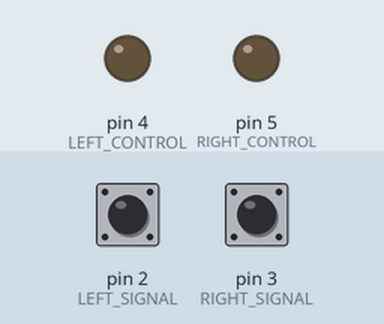
This sketch was run on a simulated Arduino Uno, built with avr-gcc and run on an emulated ATmega328P. Shown: output pins drawn as LEDs (lit = HIGH). Dashed ring = blinking. Inputs (shaded band) come from the test bench; at power-on: pin 2 (LEFT_SIGNAL) LOW, pin 3 (RIGHT_SIGNAL) LOW.

Above: at 1.2 s.
1.3 s: pin 2 (LEFT_SIGNAL) pulled HIGH for 1 s
At 2.8 s:
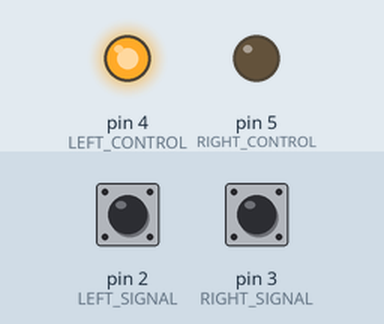
4.5 s: pin 3 (RIGHT_SIGNAL) pulled HIGH for 3.2 s
At 5.6 s:
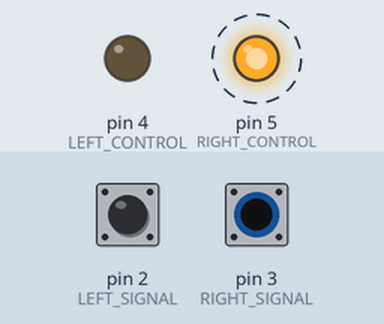
9.2 s: pin 2 (LEFT_SIGNAL) pulled HIGH for 3.2 s
At 10.3 s:
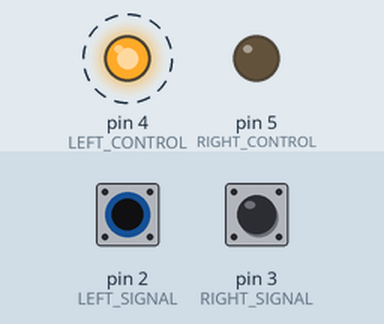
13.9 s: pin 2 (LEFT_SIGNAL) driven HIGH and pin 3 (RIGHT_SIGNAL) driven HIGH
At 14.8 s:
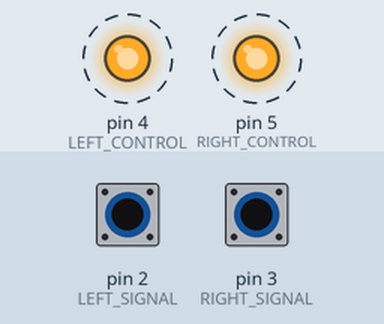
16.9 s: pin 2 (LEFT_SIGNAL) driven LOW
At 19.8 s:
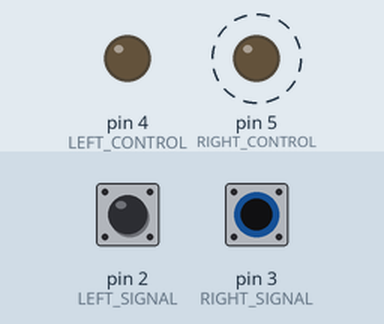
19.9 s: pin 3 (RIGHT_SIGNAL) driven LOW
At 20.8 s:
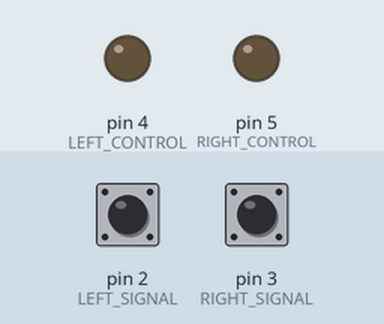
Timing chart, 0 to 22.4 s (numbered marks = the images above; inputs shaded):
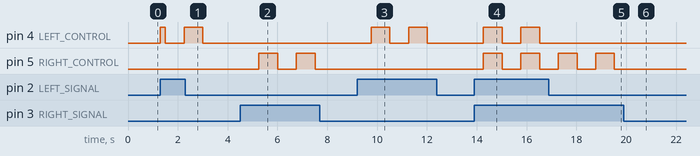

The sketch:

cart_signals.ino
```cpp
// Only two pins that allow interrupts across all arduino boards
#define LEFT_SIGNAL 2
#define RIGHT_SIGNAL 3

#define LEFT_CONTROL 4
#define RIGHT_CONTROL 5

#define DELAY_MS 750

// NECESSARY GLOBALS
// Define button states. 0 is open, 1 is closed (pressed)
int leftState = 0;
int rightState = 0;
int blinkState = 0; // State of blinker, are we blinking on (1)? or off (0)?
int lastState = 0; // (1 is left, 2 is right, 3 is both, 0 is off)

unsigned long lastMillis = 0;

void setup() {
  // put your setup code here, to run once:

  // Initialization routine
  pinMode(LEFT_SIGNAL, INPUT);
  pinMode(RIGHT_SIGNAL, INPUT);

  // Initialize button interrupt routines. Done this way because I wanted to learn how to use interrupts!
  // TODO: Implement button safeguards to avoid dual-activation mid-press!
  attachInterrupt(digitalPinToInterrupt(LEFT_SIGNAL), LEFT_ISR_RISING, CHANGE);
  attachInterrupt(digitalPinToInterrupt(RIGHT_SIGNAL), RIGHT_ISR_RISING, CHANGE);

  // attachInterrupt(digitalPinToInterrupt(LEFT_SIGNAL), LEFT_ISR_FALLING, FALLING);
  // attachInterrupt(digitalPinToInterrupt(RIGHT_SIGNAL), RIGHT_ISR_FALLING, FALLING);

  pinMode(LEFT_CONTROL, OUTPUT);
  pinMode(RIGHT_CONTROL, OUTPUT);

}

void loop() {
  unsigned long now = millis();
  if (now - lastMillis > DELAY_MS) {
    lastMillis = now;
    blinkState = !blinkState;
  }
  if (leftState && blinkState) {
    left_on();
  }
  if (rightState && blinkState) {
    right_on();
  }
  if (!blinkState) {
    both_off();
  }
}

void LEFT_ISR_RISING() {
  leftState = !leftState;
}

void RIGHT_ISR_RISING() {
  rightState = !rightState;
}

void LEFT_ISR_FALLING() {
  leftState = !leftState;
}

void RIGHT_ISR_FALLING() {
  rightState = !rightState;
}

void both_on() {
  left_on();
  right_on();
}

void right_on() {
  digitalWrite(RIGHT_CONTROL, HIGH);
}

void left_on() {
  digitalWrite(LEFT_CONTROL, HIGH);
}

void both_off() {
  left_off();
  right_off();
}

void left_off() {
  digitalWrite(LEFT_CONTROL, LOW);
}

void right_off() {
  digitalWrite(RIGHT_CONTROL, LOW);
}
```

Measured:
- after the input at 1.3 s, pin 4 (LEFT_CONTROL): LOW → HIGH at once, → LOW 0.20 s later, → HIGH 0.75 s later, → LOW 0.75 s later
- after the input at 4.5 s, pin 5 (RIGHT_CONTROL): alternates HIGH for 0.75 s and LOW for 0.75 s, 4 changes in all, then stays LOW, starting after 0.76 s
- after the input at 9.2 s, pin 4 (LEFT_CONTROL): alternates HIGH for 0.75 s and LOW for 0.75 s, 4 changes in all, then stays LOW, starting after 0.56 s
- after the input at 13.9 s, pin 4 (LEFT_CONTROL), pin 5 (RIGHT_CONTROL): alternates HIGH for 0.75 s and LOW for 0.75 s, starting after 0.37 s
- after the input at 16.9 s, pin 4 (LEFT_CONTROL): stops changing and stays LOW
- after the input at 19.9 s, pin 5 (RIGHT_CONTROL): stays LOW (without the input it goes to HIGH after 0.38 s)
